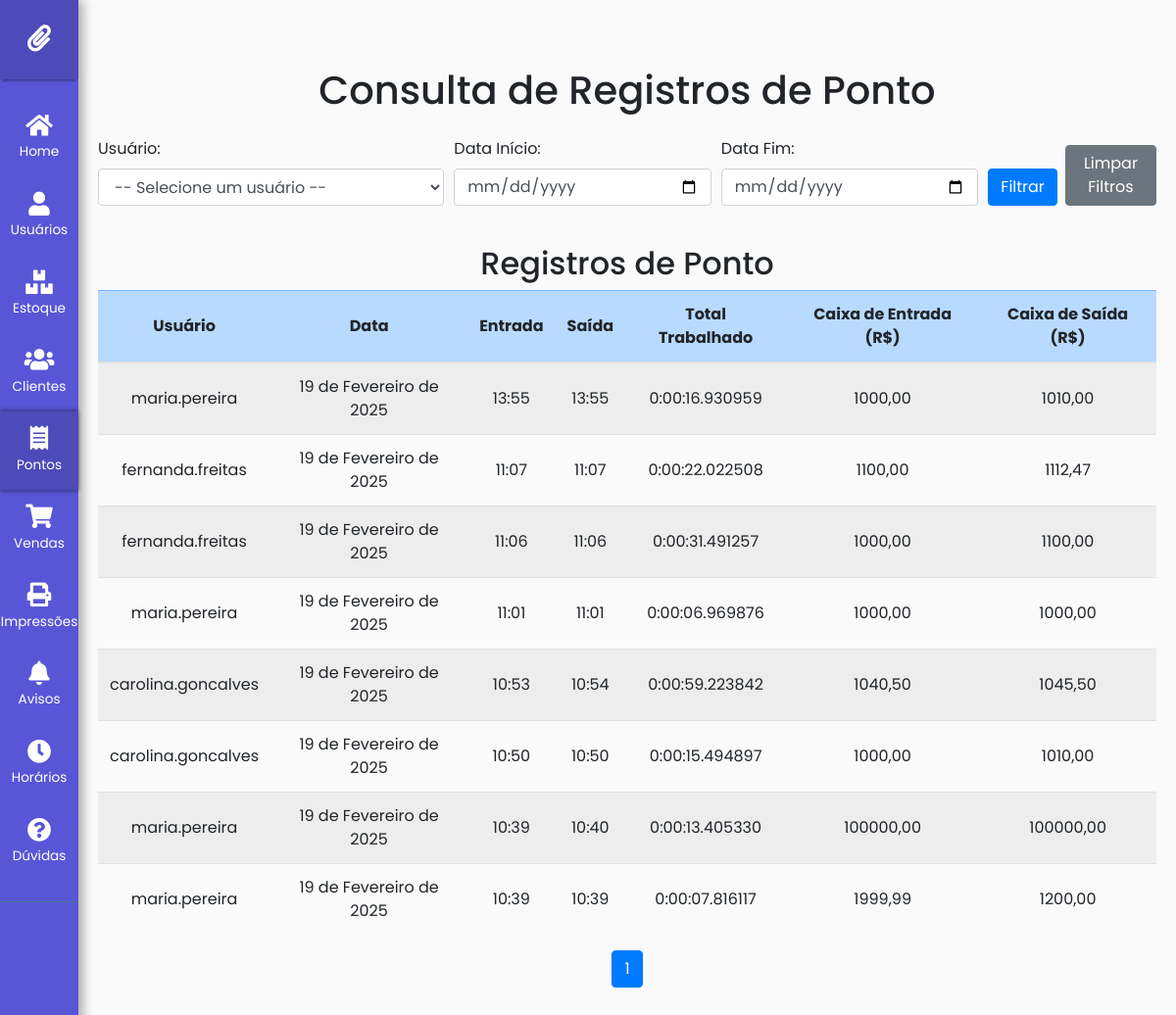
/pontos/consulta-pontos/ (signed in), run on the app's committed database.
### pontos/models.py (models this page shows, shortened)
class RegistroPonto(models.Model):
    usuario = models.ForeignKey(settings.AUTH_USER_MODEL, on_delete=models.CASCADE)
    data = models.DateField(auto_now_add=True)
    entrada = models.TimeField(null=True, blank=True)
    saida = models.TimeField(null=True, blank=True)
    valor_em_caixa_entrada = models.DecimalField(max_digits=10, decimal_places=2, null=True, blank=True)
    valor_em_caixa_saida = models.DecimalField(max_digits=10, decimal_places=2, null=True, blank=True)
    total_trabalhado = models.DurationField(null=True, blank=True)

### core/models.py (models this page shows, shortened)
class CustomUser(AbstractUser):
    is_admin = models.BooleanField(default=False)
    primeiro_acesso = models.BooleanField(default=True)

### pontos/views.py (the view, shortened to what this page needs)
# urls.py: path('consulta-pontos/', views.consulta_pontos, name='consulta_pontos'),
@user_passes_test(is_admin)
def consulta_pontos(request):
    if 'limpar_filtros' in request.GET:
        return redirect('pontos:consulta_pontos')
    usuario_id = request.GET.get('usuario', None)
    data_inicio = request.GET.get('data_inicio', None)
    data_fim = request.GET.get('data_fim', None)
    valor_hora = Configuracao.get_valor_hora()
    try:
        valor_hora = float(valor_hora)
    except ValueError:
        valor_hora = 0.0
    registros = RegistroPonto.objects.all()
    if usuario_id:
        registros = registros.filter(usuario_id=usuario_id)
    if data_inicio:
        registros = registros.filter(data__gte=data_inicio)
    if data_fim:
        registros = registros.filter(data__lte=data_fim)
    registros = registros.order_by('-data', '-entrada')
    paginator = Paginator(registros, 10)
    page_number = request.GET.get('page')
    registros_page = paginator.get_page(page_number)
    total_a_pagar = 0
    if usuario_id or data_inicio or data_fim:
        for registro in registros:
            if registro.total_trabalhado:
                horas_trabalhadas = registro.total_trabalhado.total_seconds() / 3600
                total_a_pagar += horas_trabalhadas * valor_hora
    usuarios = CustomUser.objects.all()
    context = {
        'registros': registros_page,
        'usuarios': usuarios,
        'usuario_id': usuario_id,
        'data_inicio': data_inicio,
        'data_fim': data_fim,
        'valor_hora': valor_hora,
        'total_a_pagar': total_a_pagar if (usuario_id or data_inicio or data_fim) else None,
    }
    return TemplateResponse(request, 'consulta_pontos.html', context)

### core/utils.py (called while the page is built)
def is_admin(user):
    return user.is_staff

### pontos/models.py (called while the page is built)
    @staticmethod
    def get_valor_hora():
        config, created = Configuracao.objects.get_or_create(id=1)
        return config.valor_hora

### pontos/templates/consulta_pontos.html (shortened to what this page needs)
{% extends base_template %}
{% block body %}
    <div class="container mt-5">
        <h1 class="text-center mb-4">Consulta de Registros de Ponto</h1>
        <form method="GET" action="" class="mb-4">
            <div class="form-row">
                <div class="form-group col-md-4">
                    <label for="usuario">Usuário:</label>
                    <select name="usuario" id="usuario" class="form-control">
                        <option value="">-- Selecione um usuário --</option>
                    </select>
                </div>
                <div class="form-group col-md-3">
                    <label for="data_inicio">Data Início:</label>
                    <input type="date" name="data_inicio" value="{{ data_inicio }}" class="form-control">
                </div>
                <div class="form-group col-md-3">
                    <label for="data_fim">Data Fim:</label>
                    <input type="date" name="data_fim" value="{{ data_fim }}" class="form-control">
                </div>
                <div class="form-group col-md-2 d-flex align-items-end">
                    <button type="submit" class="btn btn-primary mr-2">Filtrar</button>
                    <a href="?limpar_filtros=true" class="btn btn-secondary">Limpar Filtros</a>
                </div>
            </div>
        </form>
        {% if registros %}
            <h2 class="text-center">Registros de Ponto</h2>
            <div class="table-responsive text-center">
                <table class="table table-striped table-hover">
                    <thead class="table-primary">
                        <tr>
                            <th class="align-middle text-center">Usuário</th>
                            <th class="align-middle text-center">Data</th>
                            <th class="align-middle text-center">Entrada</th>
                            <th class="align-middle text-center">Saída</th>
                            <th class="align-middle text-center">Total Trabalhado</th>
                            <th class="align-middle text-center">Caixa de Entrada (R$)</th>
                            <th class="align-middle text-center">Caixa de Saída (R$)</th>
                        </tr>
                    </thead>
                    <tbody>
                        {% for registro in registros %}
                            <tr>
                                <td class="align-middle text-center">{{ registro.usuario.username }}</td>
                                <td class="align-middle text-center">{{ registro.data }}</td>
                                <td class="align-middle text-center">{{ registro.entrada }}</td>
                                <td class="align-middle text-center">{{ registro.saida }}</td>
                                <td class="align-middle text-center">{{ registro.total_trabalhado }}</td>
                                <td class="align-middle text-center">{{ registro.valor_em_caixa_entrada|floatformat:2 }}</td>
                                <td class="align-middle text-center">{{ registro.valor_em_caixa_saida|floatformat:2 }}</td>
                            </tr>
                        {% endfor %}
                    </tbody>
                </table>
            </div>
            <div class="d-flex justify-content-center">
                <nav aria-label="Page navigation">
                    <ul class="pagination">
                        {% for num in registros.paginator.page_range %}
                            <li class="page-item {% if registros.number == num %}active{% endif %}">
                                <a class="page-link" href="?page={{ num }}">{{ num }}</a>
                            </li>
                        {% endfor %}
                    </ul>
                </nav>
            </div>
        {% else %}
            <div class="ultimo">
                <p class="text-center">Nenhum registro encontrado para os filtros aplicados.</p>
            </div>
        {% endif %}
    </div>
{% endblock %}

### static/css/base.css (style rules this page uses)
body { font-family: 'Poppins', sans-serif; background: #fafafa; }
a, a:hover, a:focus { color: inherit; text-decoration: none; transition: all 0.3s; }

### data on the page
RegistroPonto: usuario.username "maria.pereira", data "19 de Fevereiro de 2025", entrada "13:55", saida "13:55", total_trabalhado "0:00:16.930959", valor_em_caixa_entrada "1000,00", valor_em_caixa_saida "1010,00"
RegistroPonto: usuario.username "fernanda.freitas", data "19 de Fevereiro de 2025", entrada "11:07", saida "11:07", total_trabalhado "0:00:22.022508", valor_em_caixa_entrada "1100,00", valor_em_caixa_saida "1112,47"
RegistroPonto: usuario.username "fernanda.freitas", data "19 de Fevereiro de 2025", entrada "11:06", saida "11:06", total_trabalhado "0:00:31.491257", valor_em_caixa_entrada "1000,00", valor_em_caixa_saida "1100,00"
RegistroPonto: usuario.username "maria.pereira", data "19 de Fevereiro de 2025", entrada "11:01", saida "11:01", total_trabalhado "0:00:06.969876", valor_em_caixa_entrada "1000,00", valor_em_caixa_saida "1000,00"
RegistroPonto: usuario.username "carolina.goncalves", data "19 de Fevereiro de 2025", entrada "10:53", saida "10:54", total_trabalhado "0:00:59.223842", valor_em_caixa_entrada "1040,50", valor_em_caixa_saida "1045,50"
RegistroPonto: usuario.username "carolina.goncalves", data "19 de Fevereiro de 2025", entrada "10:50", saida "10:50", total_trabalhado "0:00:15.494897", valor_em_caixa_entrada "1000,00", valor_em_caixa_saida "1010,00"
RegistroPonto: usuario.username "maria.pereira", data "19 de Fevereiro de 2025", entrada "10:39", saida "10:40", total_trabalhado "0:00:13.405330", valor_em_caixa_entrada "100000,00", valor_em_caixa_saida "100000,00"
RegistroPonto: usuario.username "maria.pereira", data "19 de Fevereiro de 2025", entrada "10:39", saida "10:39", total_trabalhado "0:00:07.816117", valor_em_caixa_entrada "1999,99", valor_em_caixa_saida "1200,00"

### other printed values
{{ num }} "1"
